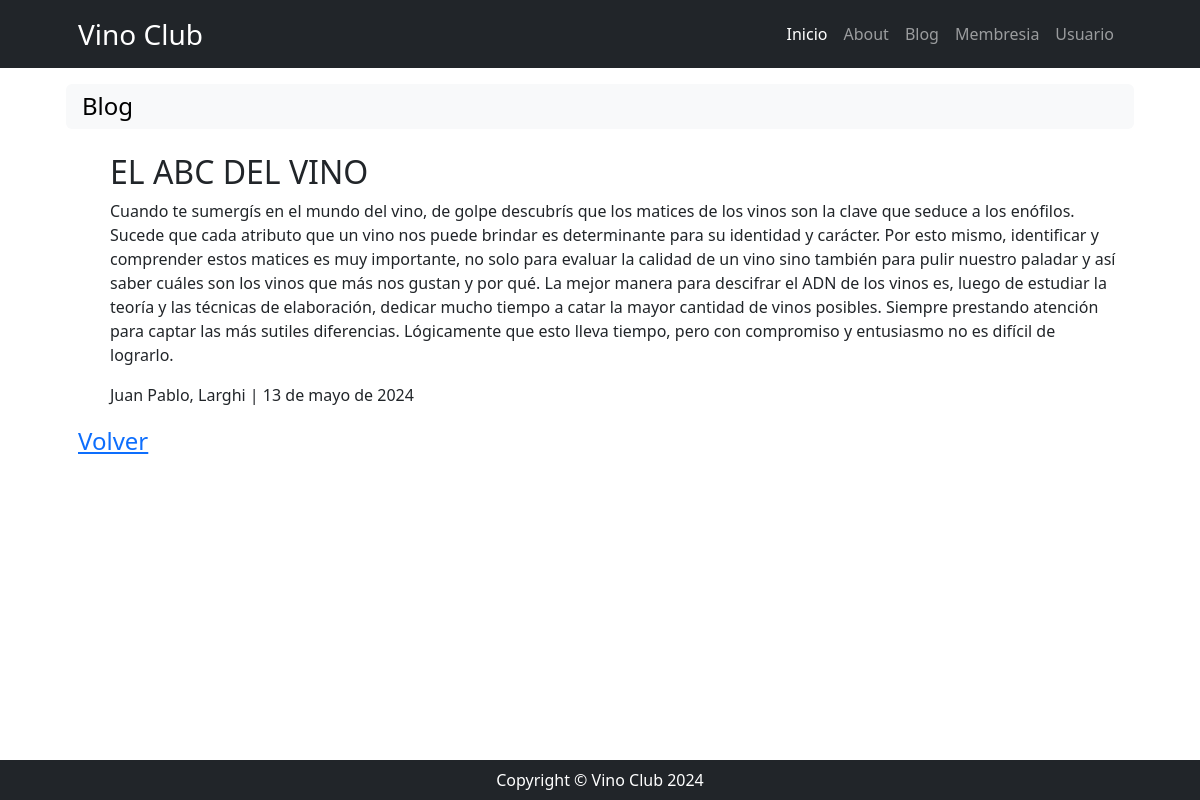
Page /blog/blog/fullview/3 on the committed database.
### blog/models.py (models this page shows, shortened)
class Blog(models.Model):
    titulo = models.CharField(max_length=100)
    cuerpo = models.TextField(max_length=3000)
    autor = models.ForeignKey(Usuario, default=None, on_delete=models.SET_NULL, null=True, blank=True)
    fecha = models.DateField(auto_now_add=True)

### usuario/models.py (models this page shows)
class Usuario(models.Model):
    nombre = models.CharField(max_length=45)
    apellido = models.CharField(max_length=45)
    pais_origen_id = models.ForeignKey(Pais, on_delete=models.SET_NULL, blank=True, null=True, verbose_name="país de origen")
    email = models.EmailField(max_length=100)
    password = models.CharField(max_length=200)
    created_at = models.DateField(auto_now_add=True)
    def __str__(self) -> str:
        return f"{self.nombre}, {self.apellido}"

### blog/views.py (the view)
# urls.py: path('blog/fullview/<int:pk>', views.blog_fullview, name='blog_fullview'),
def blog_fullview(request, pk):
    query = models.Blog.objects.get(id=pk)
    return render(request, "blog/blog_fullview.html", {"blog": query})

### blog/templates/blog/blog_fullview.html
{% extends 'core/base.html' %}
{% block title %}
    {% include 'core/components/title1.html' with title='Blog'%}
{% endblock title %}
{% block content %}
    <ul>
        <h2>{{ blog.titulo }}</h2>
        <p>{{ blog.cuerpo }}</p>
        <p>{{ blog.autor }} | {{ blog.fecha }}</p>
    </ul>
    <div class="fs-4 pb-lg-2">
        <a href="{% url 'blog:home' %}">Volver</a>
    </div>
{% endblock content %}

### rows in the picture
Blog: titulo "EL ABC DEL VINO", cuerpo "Cuando te sumergís en el mundo del vino, de golpe descubrís que los matices de los vinos son la clave que seduce a los enófilos. Sucede que cada atributo que un vino nos puede brindar es determinante para su identidad y carácter. Por esto mismo, identificar y comprender estos matices es muy importante, no solo para evaluar la calidad de un vino sino también para pulir nuestro paladar y así saber cuáles son los vinos que más nos gustan y por qué. La mejor manera para descifrar el ADN de los vinos es, luego de estudiar la teoría y las técnicas de elaboración, dedicar mucho tiempo a catar la mayor cantidad de vinos posibles. Siempre prestando atención para captar las más sutiles diferencias.…", autor "Juan Pablo, Larghi", fecha "13 de mayo de 2024"

### other values in the picture
{{ title }} "Blog"
